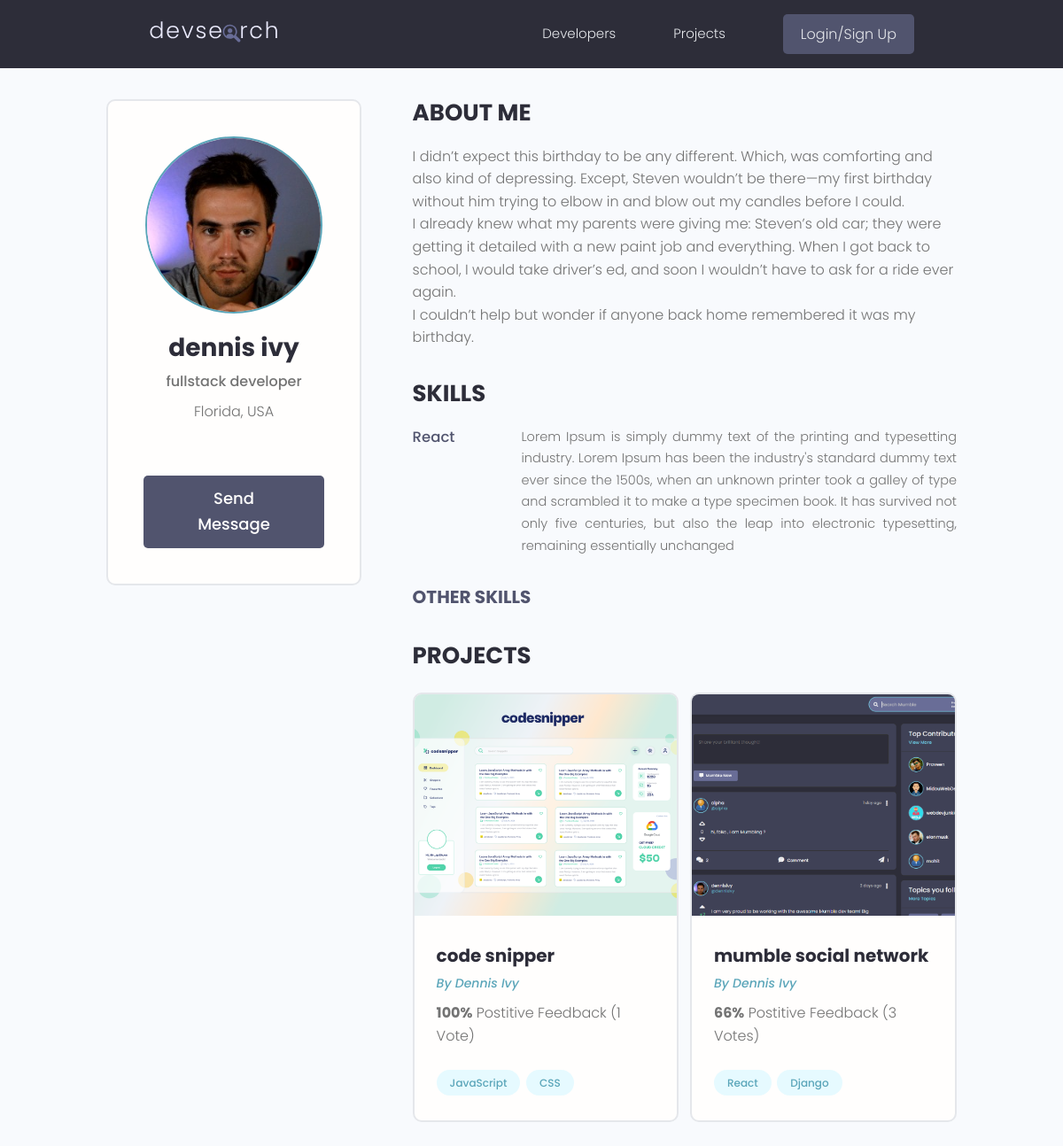
The page /profile/8466cc2a-1cc6-4aa2-838a-d6d1f3f83c29/ on the database as committed earlier.
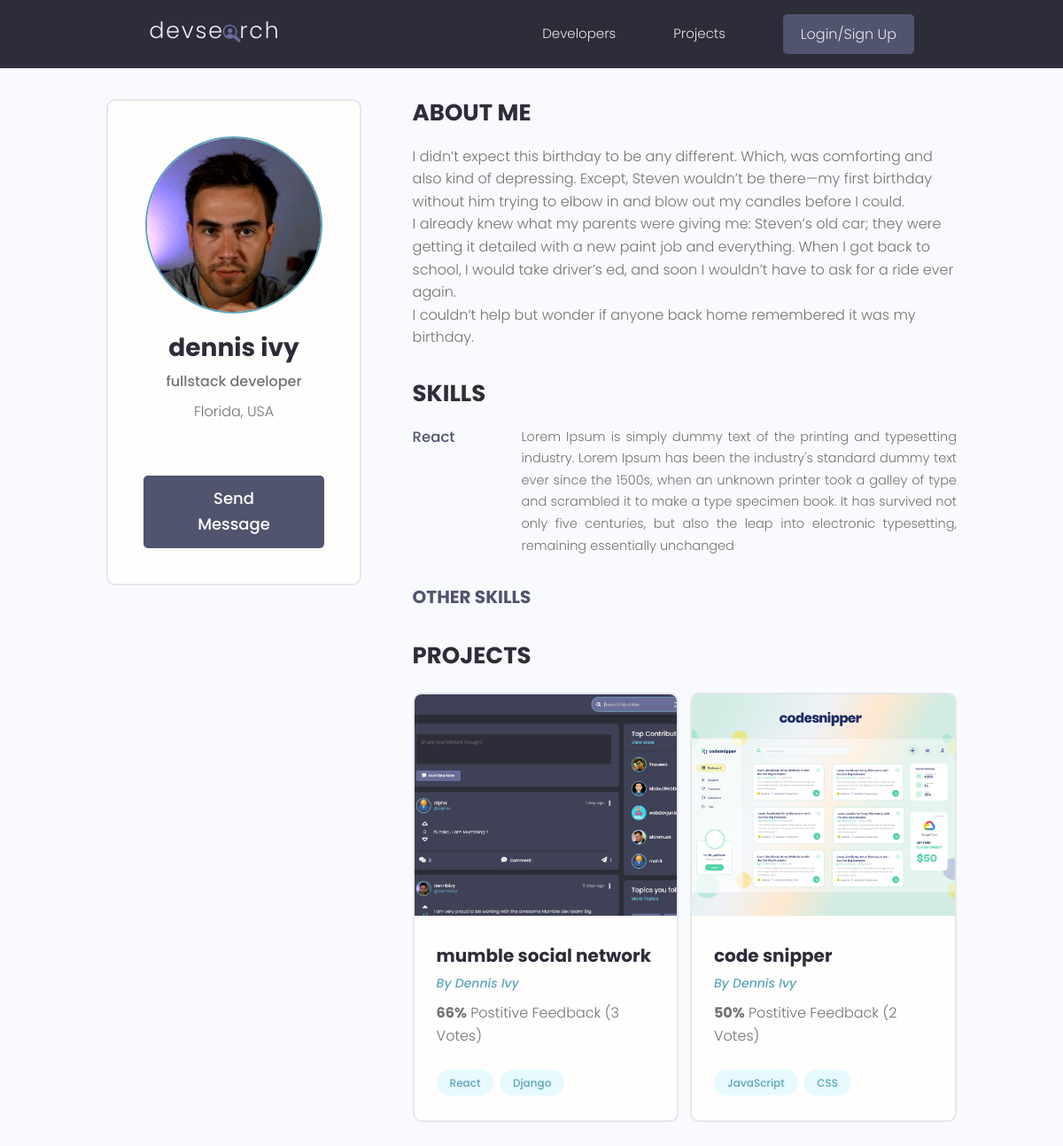
The same page on the database as committed later.
### users/models.py (models this page shows, shortened)
class Skill(models.Model):
    owner = models.ForeignKey(Profile, on_delete=models.CASCADE)
    name = models.CharField(max_length=200, blank=True, null=True)
    description = models.TextField(null=True, blank=True)
    created = models.DateTimeField(auto_now_add=True)
    id = models.UUIDField(default=uuid.uuid4, unique=True, editable=False, primary_key=True)

class Profile(models.Model):
    user = models.OneToOneField(User, on_delete=models.CASCADE, null=True, blank=True)
    name = models.CharField(max_length=250, null=True, blank=True)
    username = models.CharField(max_length=250, null=True, blank=True)
    email = models.EmailField(max_length=500, blank=True, null=True)
    short_intro = models.CharField(max_length=200, blank=True, null=True)
    bio = models.TextField(blank=True, null=True)
    location = models.CharField(max_length=200, blank=True, null=True)
    profile_image = models.ImageField(blank=True, null=True, upload_to='profiles/',
                         default='profiles/user-default.png')
    social_github = models.CharField(max_length=500, blank=True, null=True)
    social_linkedin = models.CharField(max_length=500, blank=True, null=True)
    social_website = models.CharField(max_length=500, blank=True, null=True)
    social_twitter = models.CharField(max_length=500, blank=True, null=True)
    created = models.DateTimeField(auto_now_add=True)
    id = models.UUIDField(default=uuid.uuid4, unique=True, editable=False, primary_key=True)

### projects/models.py (models this page shows, shortened)
class Project(models.Model):
    owner = models.ForeignKey(Profile, on_delete=models.SET_NULL, null=True, blank=True)
    title = models.CharField(max_length=200)
    description = models.TextField(null=True, blank=True)
    featured_image = models.ImageField(null=True, blank=True, default='project_cover/default.jpg', upload_to='project_cover/')
    demo_link = models.CharField(max_length=2000, null=True, blank=True)
    source_code = models.CharField(max_length=2000, null=True, blank=True)
    tags = models.ManyToManyField('Tag', blank=True)
    vote_total = models.IntegerField(default=0, null=True, blank=True)
    vote_ratio = models.IntegerField(default=0, null=True, blank=True)
    created = models.DateTimeField(auto_now_add=True)
    id = models.UUIDField(default=uuid.uuid4, unique=True, editable=False, primary_key=True)
    class Meta:
        ordering = ['-vote_ratio', '-vote_total']

class Tag(models.Model):
    name = models.CharField(max_length=100)
    created = models.DateTimeField(auto_now_add=True)
    id = models.UUIDField(default=uuid.uuid4, unique=True, editable=False, primary_key=True)
    def __str__(self):
        return self.name

### users/views.py (the view)
# urls.py: path('profile/<str:pk>/', views.user_profile, name='user-profile'),
def user_profile(request, pk):
    profile = get_object_or_404(Profile, pk=pk)
    top_skills = profile.skill_set.exclude(description__exact="")
    other_skills = profile.skill_set.filter(description="")
    projects = Project.objects.filter(owner=profile)
    context = {
        'profile' : profile,
        'top_skills' : top_skills,
        'other_skills' : other_skills,
        'projects' : projects,
    }
    return render(request, 'users/user-profile.html', context)

### users/templates/users/user-profile.html (shortened to what this page needs)
{% extends 'main.html' %}
{% block content %}
<main class="profile my-md">
    <div class="container">
      <div class="layout">
        <div class="column column--1of3">
          <div class="card text-center">
            <div class="card__body dev">
              <img class="avatar avatar--xl" src="{{ profile.profile_image.url}}" />
              <h2 class="dev__name">{{ profile.name }}</h2>
              <p class="dev__title">{{ profile.short_intro }}</p>
              <p class="dev__location">{{ profile.location }}</p>
                {% if request.user.profile.id != profile.id %}
                  <a href="{% url 'send-message' profile.pk %}" class="btn btn--sub btn--lg">Send Message </a>
                {% endif %}
            </div>
          </div>
        </div>
        <div class="column column--2of3">
          <div class="devInfo">
            <h3 class="devInfo__title">About Me</h3>
            <p class="devInfo__about">{{ profile.bio|linebreaks }}</p>
          </div>
          <div class="devInfo">
            <h3 class="devInfo__title">Skills</h3>
            <div class="devInfo__skills">
                {% for skill in top_skills %}
                  <div class="devSkill">
                    <h4 class="devSkill__title">{{ skill.name }}</h4>
                    <p class="devSkill__info">{{ skill.description }}</p>
                  </div>
                {% endfor %}
              <h3 class="devInfo__subtitle">Other Skills</h3>
            </div>
          </div>
          <div class="devInfo">
            <h3 class="devInfo__title">Projects</h3>
            <div class="grid grid--two">
                {% for project in projects %}
                  <div class="column">
                    <div class="card project">
                      <a href="{% url 'project' project.pk %}" class="project">
                        <img class="project__thumbnail" src="{{ project.featured_image.url }}" alt="project thumbnail" />
                        <div class="card__body">
                          <h3 class="project__title">{{ project.title}}</h3>
                          <p><a class="project__author" href="{% url 'user-profile' profile.pk %}">By {{ project.owner.name|title}}</a></p>
                          <p class="project--rating">
                            <span style="font-weight: bold;">{{ project.vote_ratio }}%</span> Postitive
                            Feedback ({{ project.vote_total }} Vote{{ project.vote_total|pluralize:'s' }})
                          </p>
                          <div class="project__tags">
                              {% for tag in project.tags.all %}
                                <span class="tag tag--pill tag--main">
                                  <small>{{ tag }}</small>
                                </span>
                                {% endfor %}
                          </div>
                        </div>
                      </a>
                    </div>
                  </div>
                {% endfor %}
            </div>
          </div>
        </div>
      </div>
    </div>
  </main>
{% endblock %}

Rows that differ between the two databases and show on the page:
shown differently, row unchanged: Project "mumble social network": moves up the list
changed Project "code snipper": vote_ratio "100" → "50"; vote_total "1" → "2"
